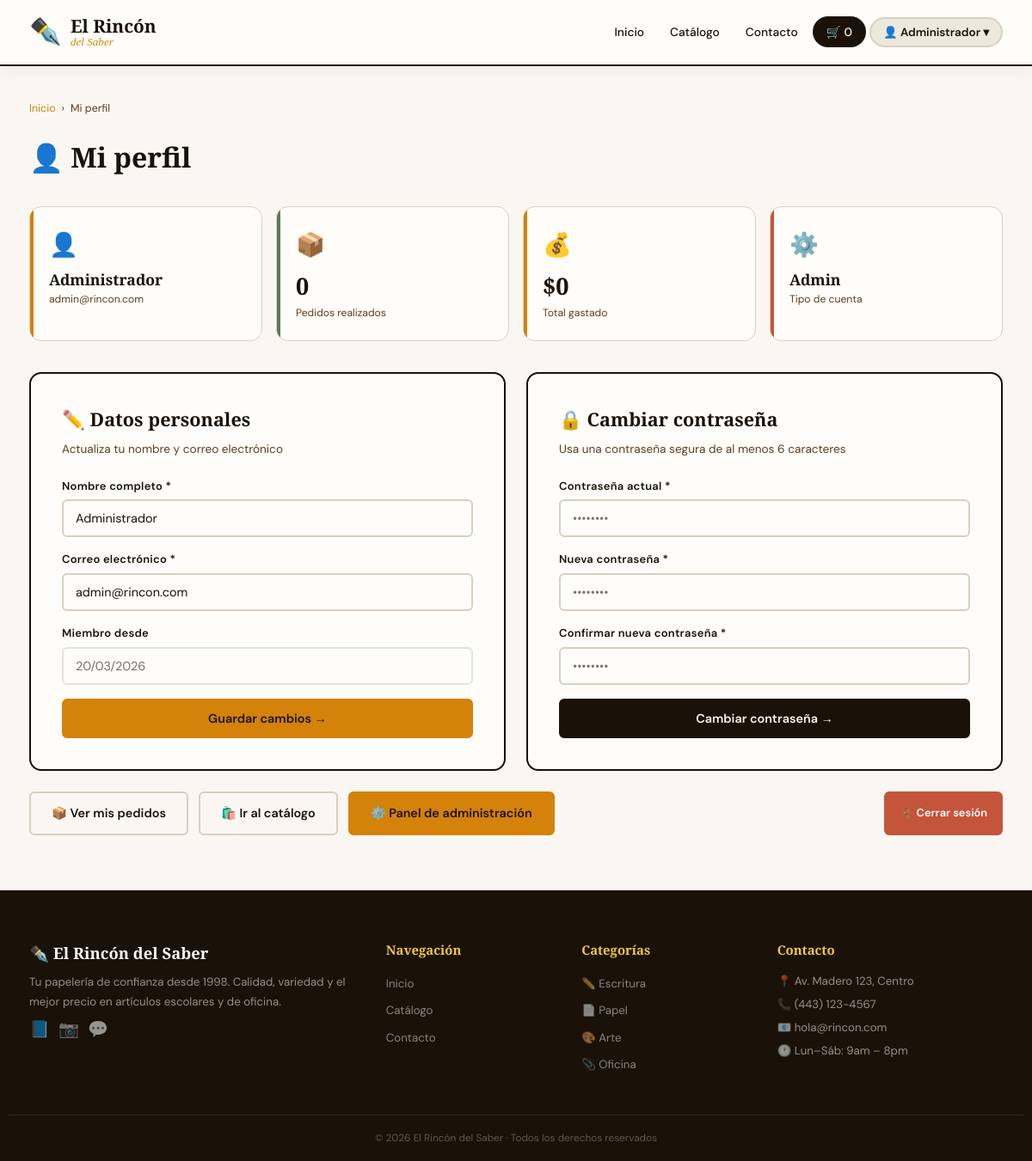
Screenshot of /pages/perfil.php (signed in) with the database file from the repository.
### tables this page shows
CREATE TABLE IF NOT EXISTS usuarios (
    id          INT AUTO_INCREMENT PRIMARY KEY,
    nombre      VARCHAR(100) NOT NULL,
    email       VARCHAR(150) NOT NULL UNIQUE,
    password    VARCHAR(255) NOT NULL,
    rol         ENUM('admin','cliente') DEFAULT 'cliente',
    created_at  TIMESTAMP DEFAULT CURRENT_TIMESTAMP
);

### includes/config.php (called while the page is built, shortened)
<?php
function db(): mysqli {
    static $conn = null;
    if ($conn === null) {
        $conn = new mysqli(DB_HOST, DB_USER, DB_PASS, DB_NAME);
        $conn->set_charset('utf8mb4');
    }
    return $conn;
}
function isAdmin():  bool  { return isset($_SESSION['rol']) && $_SESSION['rol'] === 'admin'; }
function userId():   int    { return (int)($_SESSION['usuario_id'] ?? 0); }
function h(string $s): string { return htmlspecialchars($s, ENT_QUOTES, 'UTF-8'); }

### pages/perfil.php (the view, shortened to what this page needs)
<?php
require_once '../includes/config.php';
$uid = userId();
$u   = db()->query("SELECT * FROM usuarios WHERE id=$uid")->fetch_assoc();
$pedidos = db()->query("SELECT COUNT(*) AS t FROM ventas WHERE usuario_id=$uid")->fetch_assoc()['t'];
$gasto   = db()->query("SELECT COALESCE(SUM(total),0) AS t FROM ventas WHERE usuario_id=$uid")->fetch_assoc()['t'];
include '../includes/header.php';
?>
<div class="container" style="padding-top:24px;padding-bottom:64px">
  <div class="breadcrumb">
    <a href="../index.php">Inicio</a><span>›</span><span>Mi perfil</span>
  </div>
  <h1 style="font-family:var(--fd);font-size:2rem;font-weight:900;margin:20px 0 32px">👤 Mi perfil</h1>
  <div style="display:grid;grid-template-columns:repeat(auto-fit,minmax(180px,1fr));gap:16px;margin-bottom:36px">
    <div class="stat" style="background:var(--white);border:1px solid var(--border);border-radius:var(--rl);padding:22px;position:relative;overflow:hidden">
      <div style="position:absolute;left:0;top:0;width:4px;height:100%;background:var(--amber)"></div>
      <div style="font-size:1.7rem;margin-bottom:5px">👤</div>
      <div style="font-family:var(--fd);font-size:1.1rem;font-weight:900"><?= h($u['nombre']) ?></div>
      <div style="font-size:.76rem;color:var(--brown)"><?= h($u['email']) ?></div>
    </div>
    <div class="stat" style="background:var(--white);border:1px solid var(--border);border-radius:var(--rl);padding:22px;position:relative;overflow:hidden">
      <div style="position:absolute;left:0;top:0;width:4px;height:100%;background:var(--sage)"></div>
      <div style="font-size:1.7rem;margin-bottom:5px">📦</div>
      <div style="font-family:var(--fd);font-size:1.7rem;font-weight:900"><?= $pedidos ?></div>
      <div style="font-size:.76rem;color:var(--brown)">Pedidos realizados</div>
    </div>
    <div class="stat" style="background:var(--white);border:1px solid var(--border);border-radius:var(--rl);padding:22px;position:relative;overflow:hidden">
      <div style="position:absolute;left:0;top:0;width:4px;height:100%;background:var(--amber)"></div>
      <div style="font-size:1.7rem;margin-bottom:5px">💰</div>
      <div style="font-family:var(--fd);font-size:1.7rem;font-weight:900">$<?= number_format($gasto,0) ?></div>
      <div style="font-size:.76rem;color:var(--brown)">Total gastado</div>
    </div>
    <div class="stat" style="background:var(--white);border:1px solid var(--border);border-radius:var(--rl);padding:22px;position:relative;overflow:hidden">
      <div style="position:absolute;left:0;top:0;width:4px;height:100%;background:var(--terra)"></div>
      <div style="font-size:1.7rem;margin-bottom:5px"><?= $u['rol']==='admin'?'⚙️':'🎓' ?></div>
      <div style="font-family:var(--fd);font-size:1.1rem;font-weight:900"><?= ucfirst($u['rol']) ?></div>
      <div style="font-size:.76rem;color:var(--brown)">Tipo de cuenta</div>
    </div>
  </div>
  <div style="display:grid;grid-template-columns:1fr 1fr;gap:24px">
    <div class="form-box">
      <h3 style="font-family:var(--fd);font-size:1.35rem;font-weight:700;margin-bottom:6px">✏️ Datos personales</h3>
      <p style="color:var(--brown);font-size:.85rem;margin-bottom:22px">Actualiza tu nombre y correo electrónico</p>
      <form method="POST">
        <div class="fg">
          <label>Nombre completo *</label>
          <input type="text" name="nombre" value="<?= h($u['nombre']) ?>" required>
        </div>
        <div class="fg">
          <label>Correo electrónico *</label>
          <input type="email" name="email" value="<?= h($u['email']) ?>" required>
        </div>
        <div class="fg">
          <label>Miembro desde</label>
          <input type="text" value="<?= date('d/m/Y', strtotime($u['created_at'])) ?>" disabled style="opacity:.6;cursor:not-allowed">
        </div>
        <button type="submit" class="btn btn-amber" style="width:100%;justify-content:center">
          Guardar cambios →
        </button>
      </form>
    </div>
    <div class="form-box">
      <h3 style="font-family:var(--fd);font-size:1.35rem;font-weight:700;margin-bottom:6px">🔒 Cambiar contraseña</h3>
      <p style="color:var(--brown);font-size:.85rem;margin-bottom:22px">Usa una contraseña segura de al menos 6 caracteres</p>
      <form method="POST">
        <div class="fg">
          <label>Contraseña actual *</label>
          <input type="password" name="actual" placeholder="••••••••" required>
        </div>
        <div class="fg">
          <label>Nueva contraseña *</label>
          <input type="password" name="nueva" placeholder="••••••••" required minlength="6">
        </div>
        <div class="fg">
          <label>Confirmar nueva contraseña *</label>
          <input type="password" name="confirmar" placeholder="••••••••" required>
        </div>
        <button type="submit" class="btn btn-dark" style="width:100%;justify-content:center">
          Cambiar contraseña →
        </button>
      </form>
    </div>
  </div>
  <div style="margin-top:24px;display:flex;gap:12px;flex-wrap:wrap">
    <a href="mis-pedidos.php" class="btn btn-outline">📦 Ver mis pedidos</a>
    <a href="catalogo.php"    class="btn btn-outline">🛍️ Ir al catálogo</a>
    <?php if (isAdmin()): ?>
    <a href="../admin/index.php" class="btn btn-amber">⚙️ Panel de administración</a>
    <?php endif; ?>
    <a href="../logout.php" class="btn btn-danger btn-sm" style="margin-left:auto">🚪 Cerrar sesión</a>
  </div>
</div>
<?php include '../includes/footer.php'; ?>

### css/style.css (style rules this page uses)
:root { --cream:#FAF7F2; --white:#FFFDF9; --ink:#1A1208; --brown:#5C3D1E; --amber:#D4820A; --amber-lt:#F5C842; --terra:#C4553A; --sage:#5A7A5E; --paper:#EDE8DC; --border:#D9CFC0; --shadow:rgba(26,18,8,.08); --shadow-md:rgba(26,18,8,.16); --fd:'Playfair Display',Georgia,serif; --fb:'DM Sans',system-ui,sans-serif; --r:6px; --rl:14px; --ease:all .3s cubic-bezier(.4,0,.2,1); }
*,*::before,*::after { box-sizing:border-box;margin:0;padding:0 }
html { scroll-behavior:smooth }
body { font-family:var(--fb);background:var(--cream);color:var(--ink);line-height:1.6;min-height:100vh }
.container { max-width:1180px;margin:0 auto;padding:0 24px }
a { color:inherit }
.btn { display:inline-flex;align-items:center;gap:7px;padding:12px 24px;border-radius:var(--r);font-family:var(--fb);font-size:.9rem;font-weight:600;text-decoration:none;border:2px solid transparent;cursor:pointer;transition:var(--ease) }
.btn-amber { background:var(--amber);color:var(--ink);border-color:var(--amber) }
.btn-dark { background:var(--ink);color:var(--cream);border-color:var(--ink) }
.btn-outline { background:transparent;color:var(--ink);border-color:var(--border) }
.btn-sm { padding:8px 16px;font-size:.8rem }
.btn-danger { background:var(--terra);color:#fff;border-color:var(--terra) }
.breadcrumb { display:flex;align-items:center;gap:7px;font-size:.78rem;color:var(--brown);padding:16px 0 0 }
.breadcrumb a { color:var(--amber);text-decoration:none }
.fg { margin-bottom:16px }
.fg label { display:block;font-size:.81rem;font-weight:600;margin-bottom:5px;letter-spacing:.02em }
.fg input,.fg select,.fg textarea { width:100%;padding:11px 14px;border:2px solid var(--border);border-radius:var(--r);font-family:var(--fb);font-size:.9rem;color:var(--ink);background:var(--white);outline:none;transition:var(--ease) }
.form-box { background:var(--white);border:2px solid var(--ink);border-radius:var(--rl);padding:36px }
.stat { background:var(--white);border:1px solid var(--border);border-radius:var(--rl);padding:20px;position:relative;overflow:hidden }
.stat::before { content:'';position:absolute;left:0;top:0;width:4px;height:100%;background:var(--amber) }

### rows the page displays
usuarios: nombre "Administrador", email "admin@rincon.com", rol "Admin", created_at "20/03/2026"

### other values shown
explode(' ', userName())[0] "Administrador"
$pedidos "0"
$gasto "0"
